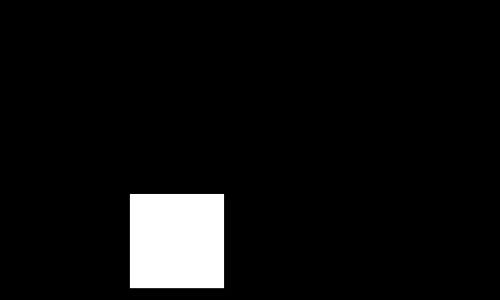
Frame 1 (no input)
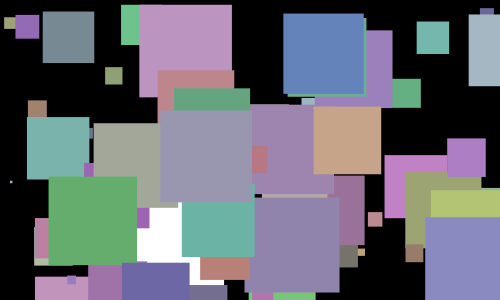
Frame 60 (the mouse pressed at the canvas centre just before this capture)
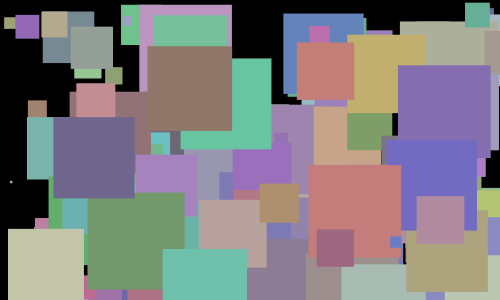
Frame 120 (the mouse held since frame 60 and released just before this capture)

The Processing sketch that drew these frames (run headless with seeded random() and noise(); from frame 60 on, the mouse is pressed at the canvas centre):

// Processing sketch: sketch_231125b
// ── sketch_231125b.pde
/**
  Author: Arthur Julien
  Description: Draw random squares
*/

/**
  The setup() function runs at the start of the program exactly once.
*/
void setup () {
  size(500, 300); // Changes the size of the application window to 500x300
  noStroke(); // Removes the outline of shapes
  background(0); // Turns the background black
}

/**
  The draw() function runs repeatedly (once per frame) until the application is closed.
*/
void draw () {
  createRect(); // use my brush
}

/**
  The createRect() func creates random sized squares of random colours on random positions
*/
void createRect () {
  float xr = random(0, height);
  float yr = random(0, width);
  float sizerect = random(99);
  rect(yr, xr, sizerect, sizerect);
  fill(random(100, 200), random(100, 200), random(100, 200));
}
